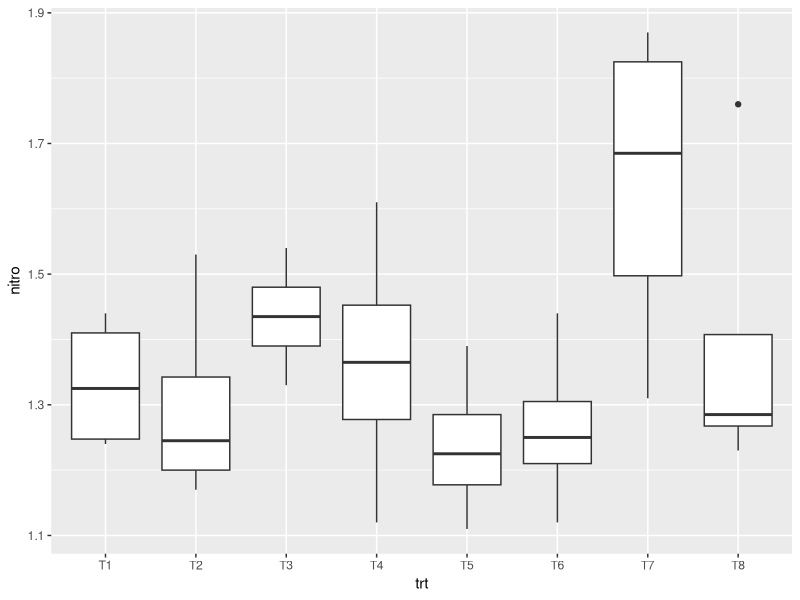

The R source for this figure:
### Structure - list the packages that need to be loaded at the top of the script
## Running these lines of code needs to be done once to install the packages - in the terminal if the packages are not already installed

#install.packages("tidyverse")

## Load in the libraries using library function

library(tidyverse)
## for data manipulation and plotting with more modern, consistent and intuitive syntax than base R

#read in the data
my_data_R<-read.csv("anova_example.csv")

#check the structure of the data
#In R the notation works with general formal of function(object,options)
# Here the 'object' is the dataframe my_data_R, we are using the head() function to see the first few rows of the data, and we have no further options for the function
head(my_data_R)

#use group_by%>%summarise to obtain summary statistics
#here we are using the %>% to chain between the functions groupby and summarise
my_data_R %>%
  group_by(trt) %>%
    summarise(mean=mean(nitro),median=median(nitro),sd=sd(nitro),n=n())

#make some box plots using ggplot2
ggplot(my_data_R,aes(x=trt,y=nitro))+
  geom_boxplot()

#fit a linear model (ANOVA) using lm function
anova_model2<-lm(nitro~trt,data=my_data_R) 

#get the summary statistics
summary(anova_model2)

#produce an analysis of variance table
anova(anova_model2)
